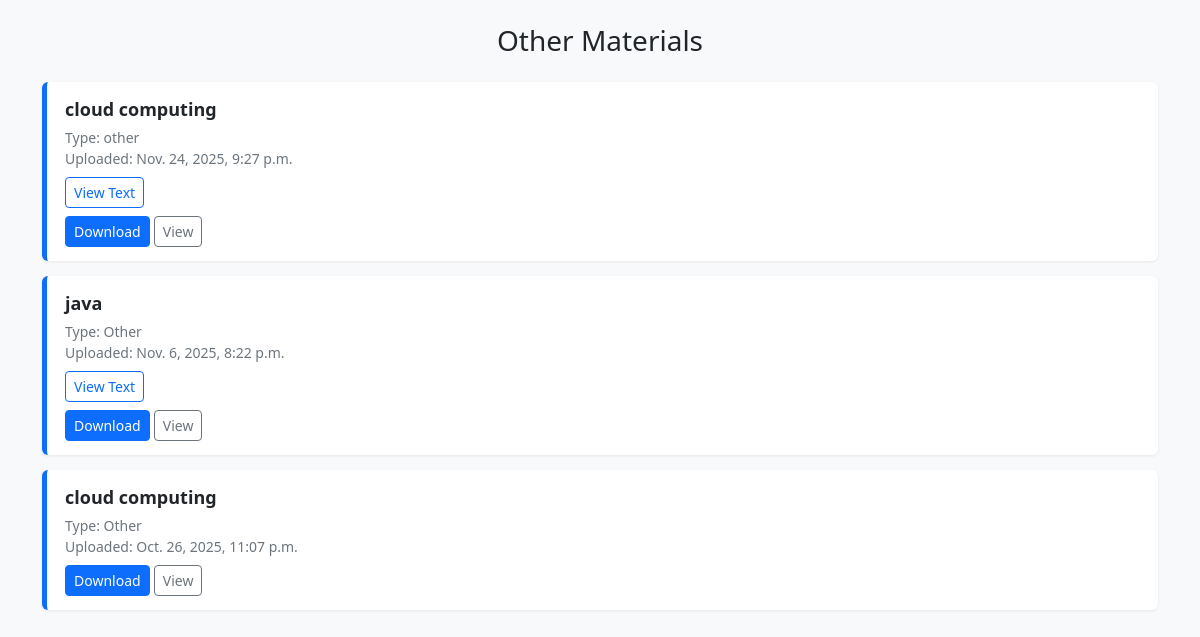
Page /materials/other/ on the committed database.
### myapp/models.py (models this page shows, shortened)
class Studymaterial(models.Model):
    materialtype=models.CharField(max_length=100)
    subject=models.CharField(max_length=100)
    batch=models.CharField(max_length=100)
    course=models.CharField(max_length=100, null=True, blank=True)
    uploaded_by = models.ForeignKey(User, on_delete=models.CASCADE,  null=True, blank=True)
    file=models.FileField(upload_to='uploads/')
    text=models.TextField(max_length=2000, null=True, blank=True)
    uploaded_at=models.DateTimeField(auto_now_add=True, null=True, blank=True)

### myapp/views.py (the view)
# urls.py: path("materials/<str:type>/", views.materials, name="materials"),
def materials(request, type):
    type = type.lower()
    mapping = {
        "assignment": "assignment",
        "notes": "note",
        "other": "other",
        "timetable": "time"
    }
    key = mapping.get(type)
    if not key:
        materials = Studymaterial.objects.none()
    else:
        materials = Studymaterial.objects.filter(
            materialtype__icontains=key
        ).order_by('-uploaded_at')
    return render(request, "materials.html", {"materials": materials, "type": type})

### templates/materials.html (shortened to what this page needs)
<!DOCTYPE html>
<html lang="en">
<head>
    <link rel="stylesheet" href="https://cdn.jsdelivr.net/npm/bootstrap@5.3.0/dist/css/bootstrap.min.css">
</head>
<body class="bg-light">
<div class="container py-4">
    <h3 class="text-center mb-4 text-capitalize">{{ type }} Materials</h3>
    {% for m in materials %}
    <div class="item-box">
        <div class="item-title">{{ m.subject }}</div>
        <div class="item-sub">
            Type: {{ m.materialtype }} <br>
            Uploaded: {{ m.uploaded_at }}
        </div>
        {% if m.text %}
            <button class="btn btn-sm btn-outline-primary mt-2"
                    data-bs-toggle="collapse"
                    data-bs-target="#text{{ m.id }}">
                View Text
            </button>
        {% endif %}
        <div class="mt-2">
            {% if m.file %}
                <a href="{{ m.file.url }}" class="btn btn-primary btn-sm" download>Download</a>
                <a href="{{ m.file.url }}" class="btn btn-outline-secondary btn-sm" target="_blank">View</a>
            {% endif %}
        </div>
    </div>
    {% endfor %}
</div>
</body>
</html>

### templates/materials.html (style rules this page uses)
.item-box { padding: 14px 18px; border-left: 5px solid #0d6efd; background: #fff; margin-bottom: 15px; border-radius: 6px; box-shadow: 0 1px 3px rgba(0,0,0,0.08); }
.item-title { font-size: 18px; font-weight: 600; margin-bottom: 4px; }
.item-sub { font-size: 14px; color: #6c757d; }

### rows in the picture
Studymaterial: subject "cloud computing", materialtype "other", uploaded_at "Nov. 24, 2025, 9:27 p.m."
Studymaterial: subject "java", materialtype "Other", uploaded_at "Nov. 6, 2025, 8:22 p.m."
Studymaterial: subject "cloud computing", materialtype "Other", uploaded_at "Oct. 26, 2025, 11:07 p.m."

### other values in the picture
{{ type }} "Other"
